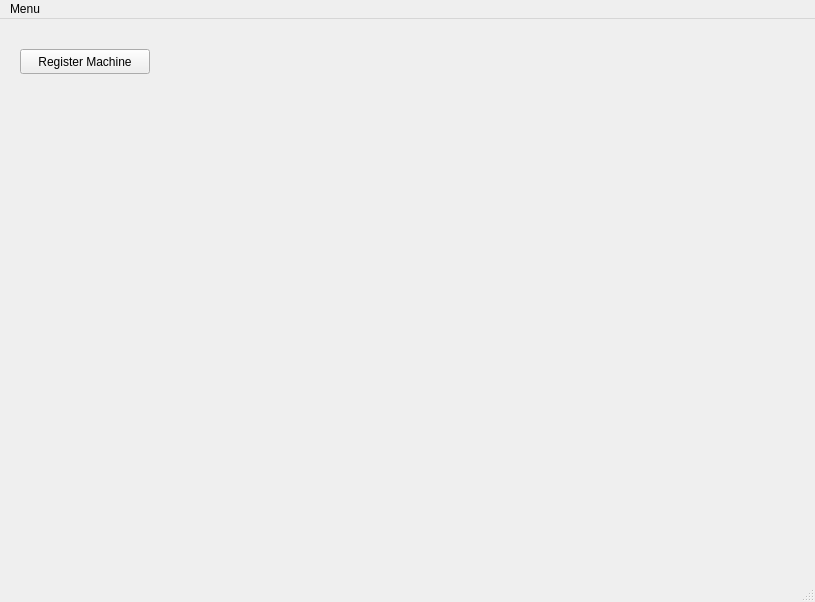
<?xml version="1.0" encoding="UTF-8"?>
<ui version="4.0">
 <class>reg_machine_btn</class>
 <widget class="QMainWindow" name="reg_machine_btn">
  <property name="geometry">
   <rect>
    <x>0</x>
    <y>0</y>
    <width>815</width>
    <height>602</height>
   </rect>
  </property>
  <property name="windowTitle">
   <string>MainWindow</string>
  </property>
  <widget class="QWidget" name="centralwidget">
   <widget class="QPushButton" name="pushButton">
    <property name="geometry">
     <rect>
      <x>20</x>
      <y>30</y>
      <width>130</width>
      <height>25</height>
     </rect>
    </property>
    <property name="text">
     <string>Register Machine</string>
    </property>
   </widget>
  </widget>
  <widget class="QMenuBar" name="menubar">
   <property name="geometry">
    <rect>
     <x>0</x>
     <y>0</y>
     <width>815</width>
     <height>22</height>
    </rect>
   </property>
   <widget class="QMenu" name="menuMenu">
    <property name="title">
     <string>Menu</string>
    </property>
    <addaction name="actionRegister_Machine"/>
   </widget>
   <addaction name="menuMenu"/>
  </widget>
  <widget class="QStatusBar" name="statusbar"/>
  <action name="actionRegister_Machine">
   <property name="text">
    <string>Register Machine</string>
   </property>
  </action>
 </widget>
 <resources/>
 <connections/>
</ui>
